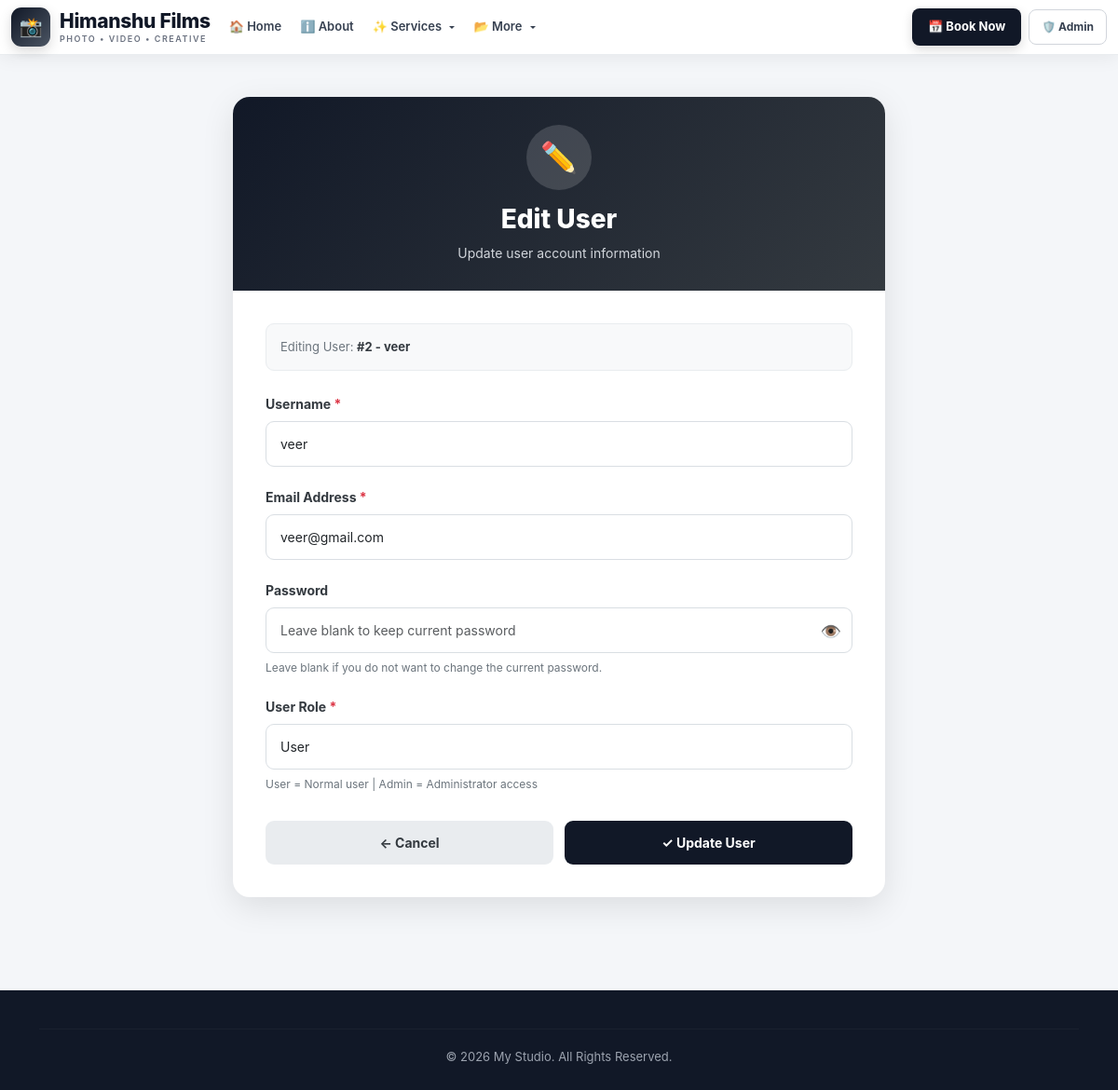
The app's page /admin/users/edit/2 (signed in) with its own data.
### app.py (models this page shows, shortened)
class User(db.Model):
    sno = db.Column(db.Integer, primary_key=True)
    username = db.Column( db.String(100),nullable=False,unique=True)
    email = db.Column(db.String(100),nullable=False)
    password = db.Column(db.String(100),nullable=False)
    role = db.Column(db.String(20),nullable=False,default="User")

### app.py (the view, shortened to what this page needs)
@app.route('/admin/users/edit/<int:sno>', methods=['GET', 'POST'])
def edit_user(sno):
    if not session.get('admin_logged_in'):
        flash("Please login as administrator first.", "danger")
        return redirect(url_for('admin_login'))
    user = User.query.filter_by(sno=sno).first()
    if not user:
        flash("User not found!", "danger")
        return redirect(url_for('admin_users'))
    return render_template(
        'edit_user.html',
        user=user
    )

### templates/edit_user.html (shortened to what this page needs)
{% extends "base.html" %}
{% block body %}
<div class="edit-user-page">
    <div class="edit-user-container">
        <div class="edit-user-card">
            <div class="edit-user-header">
                <div class="user-icon">
                    ✏️
                </div>
                <h1>
                    Edit User
                </h1>
                <p>
                    Update user account information
                </p>
            </div>
            <div class="edit-user-form">
                <div class="user-info">
                    Editing User:
                    <strong>
                        #{{ user.sno }} - {{ user.username }}
                    </strong>
                </div>
                <form method="POST"
                      action="{{ url_for('edit_user', sno=user.sno) }}">
                    <div class="form-group">
                        <label class="form-label">
                            Username
                            <span class="required">*</span>
                        </label>
                        <input type="text"
                               name="username"
                               class="form-control"
                               value="{{ user.username }}"
                               placeholder="Enter username"
                               required>
                    </div>
                    <div class="form-group">
                        <label class="form-label">
                            Email Address
                            <span class="required">*</span>
                        </label>
                        <input type="email"
                               name="email"
                               class="form-control"
                               value="{{ user.email }}"
                               placeholder="Enter email address"
                               required>
                    </div>
                    <div class="form-group">
                        <label class="form-label">
                            Password
                        </label>
                        <div class="password-wrapper">
                            <input type="password"
                                   name="password"
                                   id="password"
                                   class="form-control"
                                   placeholder="Leave blank to keep current password">
                            <button type="button"
                                    class="password-toggle"
                                    onclick="togglePassword()">
                                👁️
                            </button>
                        </div>
                        <div class="password-note">
                            Leave blank if you do not want to change the current password.
                        </div>
                    </div>
                    <div class="form-group">
                        <label class="form-label">
                            User Role
                            <span class="required">*</span>
                        </label>
                        <select name="role"
                                class="form-control"
                                required>
                            <option value="User"
                                {% if user.role == "User" %}selected{% endif %}>
                                User
                            </option>
                        </select>
                        <div class="role-info">
                            User = Normal user |
                            Admin = Administrator access
                        </div>
                    </div>
                    <div class="button-row">
                        <a href="{{ url_for('admin_users') }}"
                           class="btn-cancel">
                            ← Cancel
                        </a>
                        <button type="submit"
                                class="btn-update">
                            ✓ Update User
                        </button>
                    </div>
                </form>
            </div>
        </div>
    </div>
</div>
{% endblock body %}

### static/css/style.css (style rules this page uses)
* { margin: 0; padding: 0; box-sizing: border-box; }
body { font-family: Arial, Helvetica, sans-serif; background: #f7f8fa; color: #222; }

### templates/base.html (style rules this page uses)
* { box-sizing: border-box; }
body { margin: 0; padding: 0; font-family: -apple-system, BlinkMacSystemFont, "Segoe UI", Arial, sans-serif; background: #f8f9fa; }

### templates/edit_user.html (style rules this page uses)
.edit-user-page { min-height: calc(100vh - 80px); background: #f4f6f9; padding: 45px 15px 100px; }
.edit-user-container { max-width: 700px; margin: auto; }
.edit-user-card { background: white; border-radius: 18px; overflow: hidden; box-shadow: 0 10px 35px rgba(0,0,0,0.10); }
.edit-user-header { background: linear-gradient(135deg, #111827, #343a40); color: white; padding: 30px; text-align: center; }
.user-icon { width: 70px; height: 70px; margin: 0 auto 15px; border-radius: 50%; background: rgba(255,255,255,0.15); display: flex; align-items: center; justify-content: center; font-size: 32px; }
.edit-user-header h1 { margin: 0; font-size: 28px; font-weight: 800; }
.edit-user-header p { margin: 8px 0 0; color: #d1d5db; font-size: 14px; }
.edit-user-form { padding: 35px; }
.user-info { margin-bottom: 25px; padding: 15px; background: #f8f9fa; border: 1px solid #e9ecef; border-radius: 9px; font-size: 13px; color: #6c757d; }
.user-info strong { color: #343a40; }
.form-group { margin-bottom: 22px; }
.form-label { display: block; margin-bottom: 8px; font-size: 14px; font-weight: 700; color: #343a40; }
.required { color: #dc3545; }
.form-control { width: 100%; padding: 13px 15px; border: 1px solid #d9dee3; border-radius: 9px; font-size: 14px; outline: none; transition: all 0.2s; box-sizing: border-box; }
.password-wrapper { position: relative; }
.password-wrapper .form-control { padding-right: 50px; }
.password-toggle { position: absolute; right: 12px; top: 50%; transform: translateY(-50%); border: none; background: transparent; cursor: pointer; font-size: 18px; }
.password-note { margin-top: 7px; font-size: 12px; color: #6c757d; }
.role-info { margin-top: 7px; font-size: 12px; color: #6c757d; }
.button-row { display: flex; gap: 12px; margin-top: 30px; }
.btn-cancel { flex: 1; padding: 13px; border-radius: 9px; background: #e9ecef; color: #343a40; text-decoration: none; text-align: center; font-size: 14px; font-weight: 700; transition: 0.2s; }
.btn-update { flex: 1; padding: 13px; border: none; border-radius: 9px; background: #111827; color: white; font-size: 14px; font-weight: 700; cursor: pointer; transition: 0.2s; }

### records on screen
User: sno "2", username "veer", email "veer@gmail.com", role "User"
